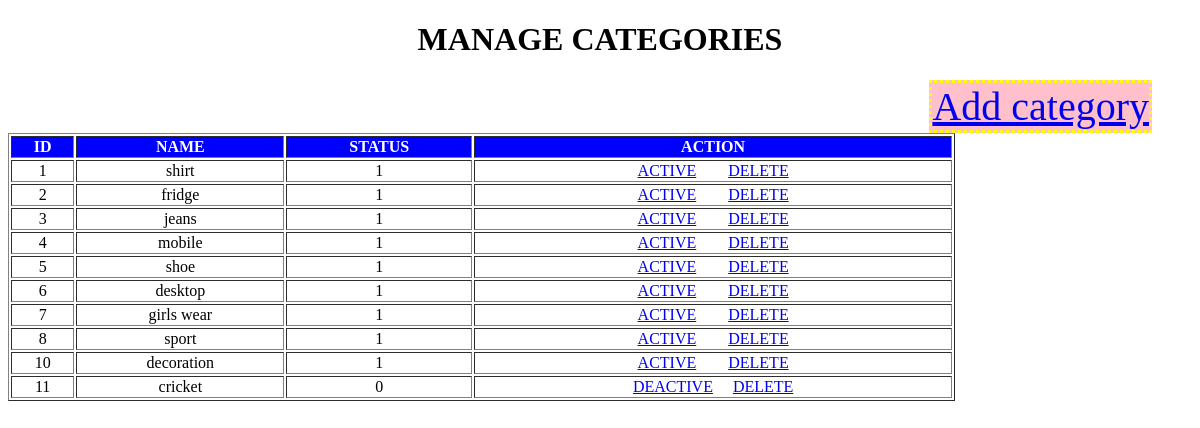
The app's page /managecategories.php with its own data.
### tables this page shows
CREATE TABLE `categories` (
  `sr_no` int(11) NOT NULL,
  `name` varchar(1000) NOT NULL,
  `status` int(11) NOT NULL
);

### managecategories.php (the view, shortened to what this page needs)
<?php
require 'connect.php';
?>
<!DOCTYPE html>
<html lang="en">
<head>
</head>
<body>
    <h1>MANAGE CATEGORIES</h1>
    <div class="div1">
    <a href="categories.php" class="a1">Add category</a>
    </div>
    <table border=1>
    <thead>
    <tr>
     <th>ID</th>
     <th>NAME</th>
     <th>STATUS</th>
     <th>ACTION</th>
    </tr>
    </thead>
    <?php
    $query="select * from categories";
    $res=mysqli_query($con,$query);
    $row=mysqli_num_rows($res);
    if($row>0){
        while($data=mysqli_fetch_array($res)){
            $sr_no=$data['sr_no'];
            $name=$data['name'];
            $status=$data['status'];
    ?>
    <tbody>
        <tr>
            <td><?php echo $sr_no;?></td>
            <td><?php echo $name;?></td>
            <td><?php echo $status;?></td>
            <td>
            <?php
            if($data['status']==1){
                echo "<a href='?type=status&operation=deactive&id=".$sr_no."'>ACTIVE</a>&nbsp;&nbsp;&nbsp;";
            }else{
                echo "<a href='?type=status&operation=active&id=".$sr_no."'>DEACTIVE</a>";
            }
              echo  "<a href='?type=delete&id=".$sr_no."'>DELETE</a>";
            ?>
        </tr>
    </tbody>
    <?php
      }
    }
    ?>
    </table>
</body>
</html>

### managecategories.php (style rules this page uses)
.div1 { float:right; font-size:40px; margin-right:40px; background:pink; border:3px dotted yellow; }
table { width:80%; text-align:center; }
th { background:blue; color:white; }
h1 { text-align:center; }

### records on screen
categories: sr_no "1", name "shirt", status "1"
categories: sr_no "2", name "fridge", status "1"
categories: sr_no "3", name "jeans", status "1"
categories: sr_no "4", name "mobile", status "1"
categories: sr_no "5", name "shoe", status "1"
categories: sr_no "6", name "desktop", status "1"
categories: sr_no "7", name "girls wear", status "1"
categories: sr_no "8", name "sport", status "1"
categories: sr_no "10", name "decoration", status "1"
categories: sr_no "11", name "cricket", status "0"
